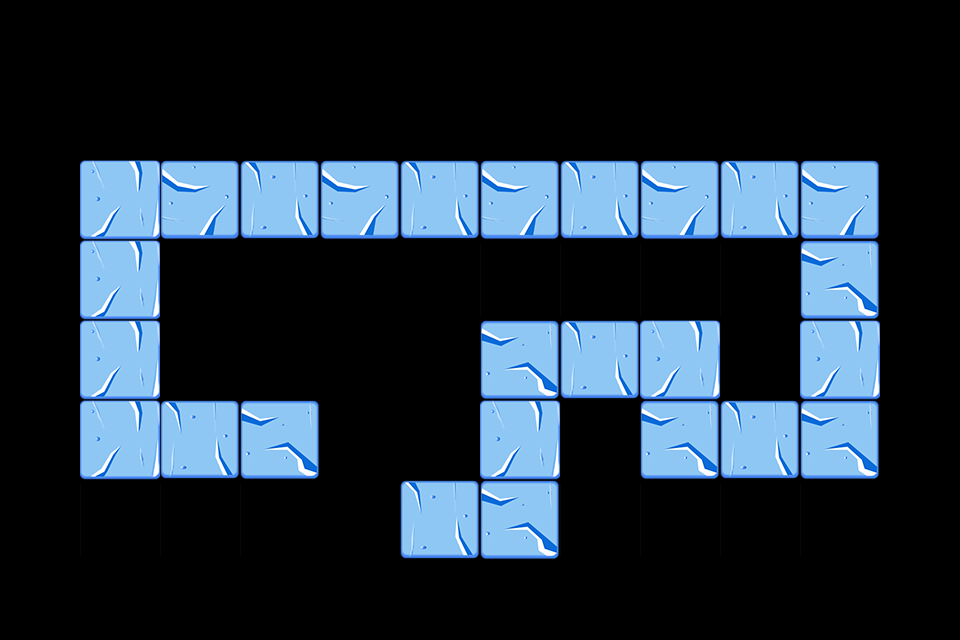

A 2D game scene composited from a Tiled map and its tileset images. What follows is a short description and the map's XML, with each tile layer's data collapsed to a summary:
An orthogonal 12x8 tile map with 80x80 px tiles, 1 tile layer (path) and 34 objects (12x Tower, 10x path, 4x 9, 4x 10, 4x 11).

<map version="1.0" orientation="orthogonal" width="12" height="8" tilewidth="80" tileheight="80">
 <properties>
  <property name="style" value="1" />
 </properties>
 <tileset firstgid="1" name="tiled4" tilewidth="80" tileheight="80">
  <image source="tiled4.png" width="240" height="240" />
 </tileset>
 <layer name="path" width="12" height="8">
  <data>[96 cells, 39 non-empty, 7 distinct tile ids]</data>
 </layer>
 <objectgroup name="path" width="12" height="8">
  <object name="path" x="400" y="480" />
  <object name="path" x="480" y="480" />
  <object name="path" x="480" y="320" />
  <object name="path" x="640" y="320" />
  <object name="path" x="640" y="400" />
  <object name="path" x="800" y="400" />
  <object name="path" x="800" y="160" />
  <object name="path" x="80" y="160" />
  <object name="path" x="80" y="400" />
  <object name="path" x="240" y="400" />
  <object name="Reward" type="9" x="720" y="240" width="80" height="80" />
  <object name="Reward" type="10" x="0" y="80" width="80" height="80" />
  <object name="Reward" type="11" x="560" y="80" width="80" height="80" />
  <object name="Reward" type="9" x="0" y="160" width="80" height="80" />
  <object name="Reward" type="10" x="880" y="160" width="80" height="80" />
  <object name="Reward" type="11" x="400" y="320" width="80" height="80" />
  <object name="Reward" type="9" x="320" y="80" width="80" height="80" />
  <object name="Reward" type="10" x="80" y="80" width="80" height="80" />
  <object name="Reward" type="11" x="800" y="80" width="80" height="80" />
  <object name="Reward" type="9" x="320" y="240" width="80" height="80" />
  <object name="Reward" type="10" x="880" y="320" width="80" height="80" />
  <object name="Reward" type="11" x="160" y="320" width="80" height="80" />
  <object name="Tower" x="0" y="80" width="960" height="80" />
  <object name="Tower" x="0" y="160" width="80" height="240" />
  <object name="Tower" x="160" y="240" width="80" height="160" />
  <object name="Tower" x="320" y="400" width="160" height="80" />
  <object name="Tower" x="160" y="480" width="240" height="80" />
  <object name="Tower" x="240" y="240" width="240" height="160" />
  <object name="Tower" x="560" y="400" width="80" height="80" />
  <object name="Tower" x="720" y="240" width="80" height="160" />
  <object name="Tower" x="880" y="160" width="80" height="240" />
  <object name="Tower" x="880" y="160" width="80" height="240" />
  <object name="Tower" x="560" y="480" width="240" height="80" />
  <object name="Tower" x="480" y="240" width="240" height="80" />
 </objectgroup>
</map>